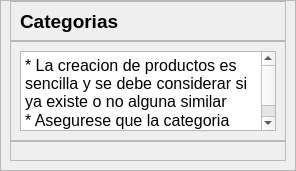
               <widget class="QWidget" name="p_categoria">
                <layout class="QHBoxLayout" name="horizontalLayout_12">
                 <property name="spacing">
                  <number>0</number>
                 </property>
                 <property name="leftMargin">
                  <number>0</number>
                 </property>
                 <property name="topMargin">
                  <number>0</number>
                 </property>
                 <property name="rightMargin">
                  <number>0</number>
                 </property>
                 <property name="bottomMargin">
                  <number>0</number>
                 </property>
                 <item>
                  <widget class="QFrame" name="frame_5">
                   <property name="maximumSize">
                    <size>
                     <width>700</width>
                     <height>16777215</height>
                    </size>
                   </property>
                   <property name="font">
                    <font>
                     <pointsize>1</pointsize>
                    </font>
                   </property>
                   <property name="frameShape">
                    <enum>QFrame::StyledPanel</enum>
                   </property>
                   <property name="frameShadow">
                    <enum>QFrame::Raised</enum>
                   </property>
                   <layout class="QVBoxLayout" name="verticalLayout_12">
                    <property name="spacing">
                     <number>0</number>
                    </property>
                    <property name="topMargin">
                     <number>0</number>
                    </property>
                    <item>
                     <widget class="QFrame" name="frame_15">
                      <property name="minimumSize">
                       <size>
                        <width>0</width>
                        <height>40</height>
                       </size>
                      </property>
                      <property name="maximumSize">
                       <size>
                        <width>16777215</width>
                        <height>40</height>
                       </size>
                      </property>
                      <property name="frameShape">
                       <enum>QFrame::StyledPanel</enum>
                      </property>
                      <property name="frameShadow">
                       <enum>QFrame::Raised</enum>
                      </property>
                      <layout class="QVBoxLayout" name="verticalLayout_13">
                       <property name="spacing">
                        <number>0</number>
                       </property>
                       <property name="topMargin">
                        <number>0</number>
                       </property>
                       <property name="bottomMargin">
                        <number>0</number>
                       </property>
                       <item>
                        <widget class="QLabel" name="label_7">
                         <property name="font">
                          <font>
                           <pointsize>14</pointsize>
                           <weight>75</weight>
                           <bold>true</bold>
                          </font>
                         </property>
                         <property name="text">
                          <string>Categorias</string>
                         </property>
                        </widget>
                       </item>
                      </layout>
                     </widget>
                    </item>
                    <item>
                     <widget class="QFrame" name="frame_16">
                      <property name="minimumSize">
                       <size>
                        <width>0</width>
                        <height>100</height>
                       </size>
                      </property>
                      <property name="maximumSize">
                       <size>
                        <width>16777215</width>
                        <height>100</height>
                       </size>
                      </property>
                      <property name="frameShape">
                       <enum>QFrame::StyledPanel</enum>
                      </property>
                      <property name="frameShadow">
                       <enum>QFrame::Raised</enum>
                      </property>
                      <layout class="QHBoxLayout" name="horizontalLayout_18">
                       <item>
                        <widget class="QTextBrowser" name="textBrowser_4">
                         <property name="html">
                          <string>&lt;!DOCTYPE HTML PUBLIC &quot;-//W3C//DTD HTML 4.0//EN&quot; &quot;http://www.w3.org/TR/REC-html40/strict.dtd&quot;&gt;
&lt;html&gt;&lt;head&gt;&lt;meta name=&quot;qrichtext&quot; content=&quot;1&quot; /&gt;&lt;style type=&quot;text/css&quot;&gt;
p, li { white-space: pre-wrap; }
&lt;/style&gt;&lt;/head&gt;&lt;body style=&quot; font-family:'MS Shell Dlg 2'; font-size:1pt; font-weight:400; font-style:normal;&quot;&gt;
&lt;p style=&quot; margin-top:0px; margin-bottom:0px; margin-left:0px; margin-right:0px; -qt-block-indent:0; text-indent:0px;&quot;&gt;&lt;span style=&quot; font-size:12pt;&quot;&gt;* La creacion de productos es sencilla y se debe considerar si ya existe o no alguna similar&lt;/span&gt;&lt;/p&gt;
&lt;p style=&quot; margin-top:0px; margin-bottom:0px; margin-left:0px; margin-right:0px; -qt-block-indent:0; text-indent:0px;&quot;&gt;&lt;span style=&quot; font-size:12pt;&quot;&gt;* Asegurese que la categoria considere un listado&lt;/span&gt;&lt;/p&gt;&lt;/body&gt;&lt;/html&gt;</string>
                         </property>
                        </widget>
                       </item>
                      </layout>
                     </widget>
                    </item>
                    <item>
                     <widget class="QFrame" name="frame_17">
                      <property name="styleSheet">
                       <string notr="true">QPushButton
{
color: rgb(255, 255, 255);
background-color: rgb(8, 80, 97);
}
QPushButton::hover
{
color: rgb(255, 255, 255);
	background-color: rgb(45, 131, 118);
}</string>
                      </property>
                      <property name="frameShape">
                       <enum>QFrame::StyledPanel</enum>
                      </property>
                      <property name="frameShadow">
                       <enum>QFrame::Raised</enum>
                      </property>
                      <layout class="QHBoxLayout" name="horizontalLayout_20">
                       <item>
                        <widget class="QFrame" name="frame_28">
                         <property name="maximumSize">
                          <size>
                           <width>600</width>
                           <height>16777215</height>
                          </size>
                         </property>
                         <property name="frameShape">
                          <enum>QFrame::StyledPanel</enum>
                         </property>
                         <property name="frameShadow">
                          <enum>QFrame::Raised</enum>
                         </property>
                         <widget class="QPushButton" name="btn_insertData_5">
                          <property name="geometry">
                           <rect>
                            <x>360</x>
                            <y>230</y>
                            <width>161</width>
                            <height>31</height>
                           </rect>
                          </property>
                          <property name="font">
                           <font>
                            <pointsize>12</pointsize>
                           </font>
                          </property>
                          <property name="text">
                           <string>Cancelar</string>
                          </property>
                         </widget>
                         <widget class="QPushButton" name="btnOpenCategoria">
                          <property name="geometry">
                           <rect>
                            <x>280</x>
                            <y>130</y>
                            <width>121</width>
                            <height>31</height>
                           </rect>
                          </property>
                          <property name="font">
                           <font>
                            <pointsize>12</pointsize>
                           </font>
                          </property>
                          <property name="text">
                           <string>Gestionar</string>
                          </property>
                         </widget>
                         <widget class="QTableWidget" name="tableWidget">
                          <property name="geometry">
                           <rect>
                            <x>10</x>
                            <y>20</y>
                            <width>256</width>
                            <height>151</height>
                           </rect>
                          </property>
                          <attribute name="horizontalHeaderDefaultSectionSize">
                           <number>123</number>
                          </attribute>
                          <column>
                           <property name="text">
                            <string>ID_Categoria</string>
                           </property>
                          </column>
                          <column>
                           <property name="text">
                            <string>Descripcion</string>
                           </property>
                          </column>
                         </widget>
                        </widget>
                       </item>
                      </layout>
                     </widget>
                    </item>
                   </layout>
                  </widget>
                 </item>
                </layout>
               </widget>
